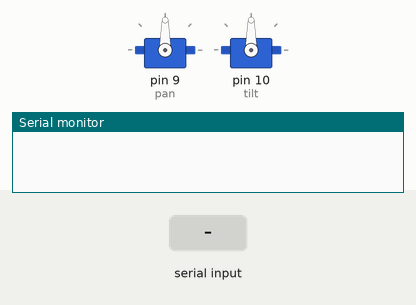
Simulated run of this sketch. Board: Arduino Uno, built with avr-gcc and run on an emulated ATmega328P. Parts: 2 × servo, the last lines printed to the serial monitor. Inputs (shaded band) come from the test bench.

Above: at 1.2 s.
1.3 s: "P\n" received over Serial
At 2.0 s:
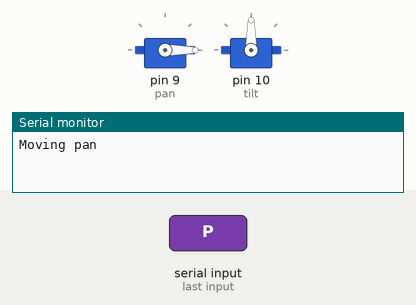
2.8 s: "T\n" received over Serial
At 3.2 s:
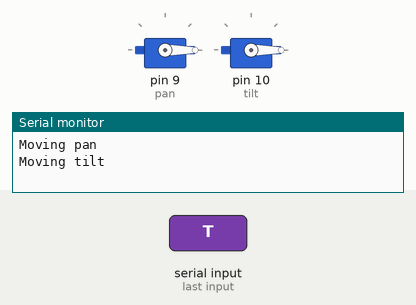
4.3 s: "H\n" received over Serial
At 5.5 s:
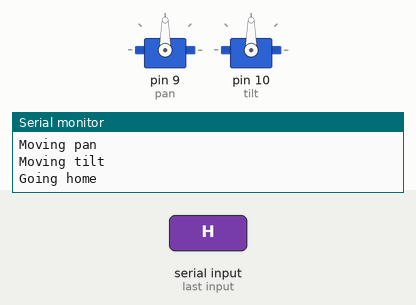
5.8 s: "T\n" received over Serial
At 6.7 s:
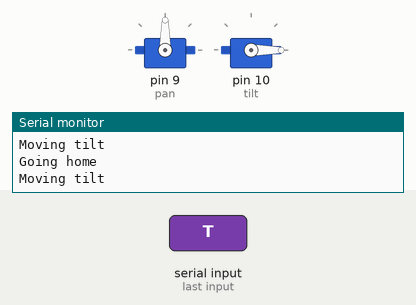
Timing chart, 0 to 8.3 s (numbered marks = the images above; inputs shaded):
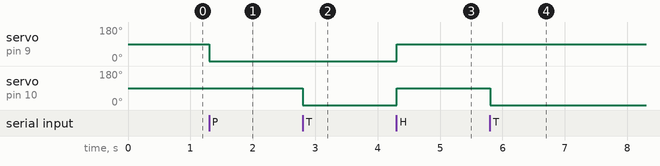

The sketch:

serial_pan_tilt.ino
```cpp
#include <Servo.h>

Servo pan, tilt;

String inputString = "";         // a string to hold incoming data
boolean stringComplete = false;  // whether the string is complete

void setup()
{
  Serial.begin(9600);
  inputString.reserve(200);
  pan.attach(9);
  pan.write(90);
  tilt.attach(10);
  tilt.write(90);
}

void loop()
{
  if(stringComplete)
  {
    if(inputString.substring(0,1) == "H")
    {
      pan.write(90);
      tilt.write(90);
      Serial.println("Going home");
    }
    if(inputString.substring(0,1) == "P")
    {
      char pan_value = inputString.substring(1).toInt();
      pan.write(pan_value);
      Serial.println("Moving pan");
    }
    if(inputString.substring(0,1) == "T")
    {
      char tilt_value = inputString.substring(1).toInt();
      tilt.write(tilt_value);
      Serial.println("Moving tilt");
    }

    inputString = "";
    stringComplete = false;
  }
}

void serialEvent() {
  while (Serial.available()) {
    // get the new byte:
    char inChar = (char)Serial.read();
    // add it to the inputString:
    inputString += inChar;
    // if the incoming character is a newline, set a flag
    // so the main loop can do something about it:
    if (inChar == '\n') {
      stringComplete = true;
    }
  }
}
```

Measured:
- after the input at 1.3 s, servo on pin 9 (pan): 90° → 0° at once
- after the input at 2.8 s, servo on pin 10 (tilt): 90° → 0° at once
- after the input at 4.3 s, servo on pin 9 (pan), servo on pin 10 (tilt): 0° → 90° at once
- after the input at 5.8 s, servo on pin 10 (tilt): 90° → 0° at once
